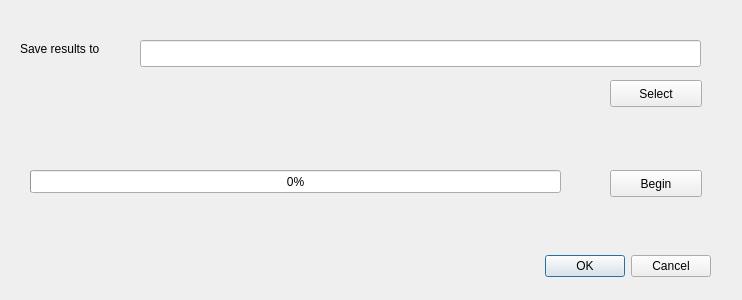
<?xml version="1.0" encoding="UTF-8"?>
<ui version="4.0">
 <class>peakcompdlg</class>
 <widget class="QDialog" name="peakcompdlg">
  <property name="geometry">
   <rect>
    <x>0</x>
    <y>0</y>
    <width>742</width>
    <height>300</height>
   </rect>
  </property>
  <property name="windowTitle">
   <string>Perform peak comparison</string>
  </property>
  <widget class="QDialogButtonBox" name="buttonBox">
   <property name="geometry">
    <rect>
     <x>510</x>
     <y>250</y>
     <width>201</width>
     <height>32</height>
    </rect>
   </property>
   <property name="orientation">
    <enum>Qt::Horizontal</enum>
   </property>
   <property name="standardButtons">
    <set>QDialogButtonBox::Cancel|QDialogButtonBox::Ok</set>
   </property>
  </widget>
  <widget class="QLabel" name="label">
   <property name="geometry">
    <rect>
     <x>20</x>
     <y>40</y>
     <width>101</width>
     <height>17</height>
    </rect>
   </property>
   <property name="text">
    <string>Save results to</string>
   </property>
  </widget>
  <widget class="QLineEdit" name="destfile">
   <property name="geometry">
    <rect>
     <x>140</x>
     <y>40</y>
     <width>561</width>
     <height>27</height>
    </rect>
   </property>
   <property name="toolTip">
    <string>This is where the results will go to</string>
   </property>
  </widget>
  <widget class="QPushButton" name="seldestfile">
   <property name="geometry">
    <rect>
     <x>610</x>
     <y>80</y>
     <width>92</width>
     <height>27</height>
    </rect>
   </property>
   <property name="toolTip">
    <string>Click here to bring up a save dialog
for the destination file.</string>
   </property>
   <property name="text">
    <string>Select</string>
   </property>
  </widget>
  <widget class="QProgressBar" name="intprogress">
   <property name="geometry">
    <rect>
     <x>30</x>
     <y>170</y>
     <width>531</width>
     <height>23</height>
    </rect>
   </property>
   <property name="value">
    <number>0</number>
   </property>
  </widget>
  <widget class="QPushButton" name="begin">
   <property name="geometry">
    <rect>
     <x>610</x>
     <y>170</y>
     <width>92</width>
     <height>27</height>
    </rect>
   </property>
   <property name="toolTip">
    <string>Click here to begin comparison</string>
   </property>
   <property name="text">
    <string>Begin</string>
   </property>
  </widget>
 </widget>
 <tabstops>
  <tabstop>destfile</tabstop>
  <tabstop>seldestfile</tabstop>
  <tabstop>begin</tabstop>
  <tabstop>buttonBox</tabstop>
 </tabstops>
 <resources/>
 <connections>
  <connection>
   <sender>buttonBox</sender>
   <signal>accepted()</signal>
   <receiver>peakcompdlg</receiver>
   <slot>accept()</slot>
   <hints>
    <hint type="sourcelabel">
     <x>248</x>
     <y>254</y>
    </hint>
    <hint type="destinationlabel">
     <x>157</x>
     <y>274</y>
    </hint>
   </hints>
  </connection>
  <connection>
   <sender>buttonBox</sender>
   <signal>rejected()</signal>
   <receiver>peakcompdlg</receiver>
   <slot>reject()</slot>
   <hints>
    <hint type="sourcelabel">
     <x>316</x>
     <y>260</y>
    </hint>
    <hint type="destinationlabel">
     <x>286</x>
     <y>274</y>
    </hint>
   </hints>
  </connection>
 </connections>
</ui>
